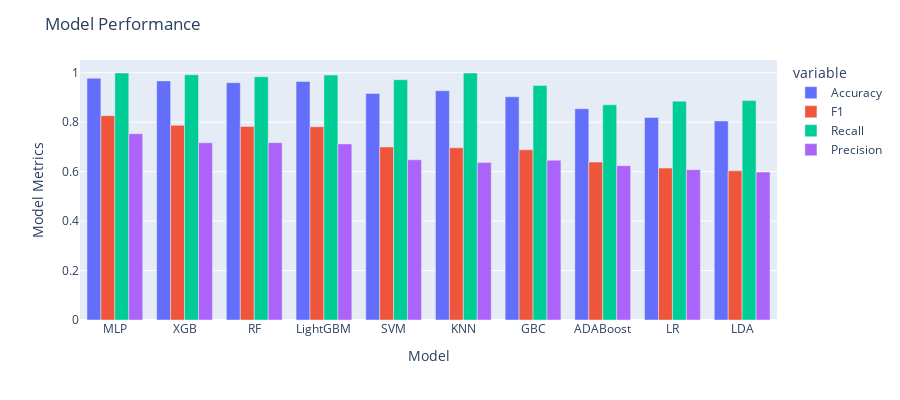

Notebook code cell kept with this figure:
### Code cell
import plotly.express as px
df = px.data.tips()
fig = px.bar(result_df, x="Model", y=['Accuracy','F1','Recall','Precision'], barmode='group',
             height=400)

fig.update_yaxes(title_text="Model Metrics")
fig.update_layout(
    title_text="Model Performance"
)
fig.show()

### Figure 1 — Plotly figure (JSON) as saved in the notebook; plotly's stock layout.template omitted (floating-point values rounded to 4 significant figures)
{"data": [{"alignmentgroup": "True", "hovertemplate": "variable=Accuracy<br>Model=%{x}<br>value=%{y}<extra></extra>", "legendgroup": "Accuracy", "marker": {"color": "#636efa"}, "name": "Accuracy", "offsetgroup": "Accuracy", "orientation": "v", "showlegend": true, "textposition": "auto", "type": "bar", "x": ["MLP", "XGB", "RF", "LightGBM", "SVM", "KNN", "GBC", "ADABoost", "LR", "LDA"], "xaxis": "x", "y": [0.978, 0.9669, 0.9597, 0.9645, 0.9161, 0.9273, 0.9027, 0.8546, 0.8192, 0.805], "yaxis": "y"}, {"alignmentgroup": "True", "hovertemplate": "variable=F1<br>Model=%{x}<br>value=%{y}<extra></extra>", "legendgroup": "F1", "marker": {"color": "#EF553B"}, "name": "F1", "offsetgroup": "F1", "orientation": "v", "showlegend": true, "textposition": "auto", "type": "bar", "x": ["MLP", "XGB", "RF", "LightGBM", "SVM", "KNN", "GBC", "ADABoost", "LR", "LDA"], "xaxis": "x", "y": [0.8264, 0.7871, 0.783, 0.7815, 0.6998, 0.6964, 0.6882, 0.6385, 0.6143, 0.6034], "yaxis": "y"}, {"alignmentgroup": "True", "hovertemplate": "variable=Recall<br>Model=%{x}<br>value=%{y}<extra></extra>", "legendgroup": "Recall", "marker": {"color": "#00cc96"}, "name": "Recall", "offsetgroup": "Recall", "orientation": "v", "showlegend": true, "textposition": "auto", "type": "bar", "x": ["MLP", "XGB", "RF", "LightGBM", "SVM", "KNN", "GBC", "ADABoost", "LR", "LDA"], "xaxis": "x", "y": [0.9989, 0.9918, 0.9838, 0.9905, 0.9717, 0.9986, 0.948, 0.87, 0.885, 0.8872], "yaxis": "y"}, {"alignmentgroup": "True", "hovertemplate": "variable=Precision<br>Model=%{x}<br>value=%{y}<extra></extra>", "legendgroup": "Precision", "marker": {"color": "#ab63fa"}, "name": "Precision", "offsetgroup": "Precision", "orientation": "v", "showlegend": true, "textposition": "auto", "type": "bar", "x": ["MLP", "XGB", "RF", "LightGBM", "SVM", "KNN", "GBC", "ADABoost", "LR", "LDA"], "xaxis": "x", "y": [0.7534, 0.7168, 0.7172, 0.7122, 0.648, 0.6367, 0.6463, 0.6242, 0.608, 0.5983], "yaxis": "y"}], "layout": {"barmode": "group", "height": 400, "legend": {"title": {"text": "variable"}, "tracegroupgap": 0}, "margin": {"t": 60}, "title": {"text": "Model Performance"}, "xaxis": {"anchor": "y", "domain": [0, 1], "title": {"text": "Model"}}, "yaxis": {"anchor": "x", "domain": [0, 1], "title": {"text": "Model Metrics"}}}}
